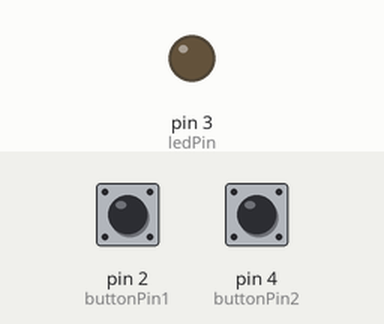
Simulated run of this sketch. Board: Arduino Uno, built with avr-gcc and run on an emulated ATmega328P. Parts: output pins drawn as LEDs (lit = HIGH). The test bench sets the inputs (shaded band); at power-on: pin 2 (buttonPin1) LOW, pin 4 (buttonPin2) LOW.

Above: at 1.2 s.
1.3 s: pin 2 (buttonPin1) pulled HIGH for 0.15 s
At 2.5 s:
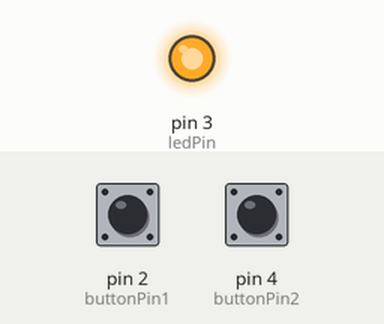
2.9 s: pin 4 (buttonPin2) pulled HIGH for 0.15 s
At 4.0 s:
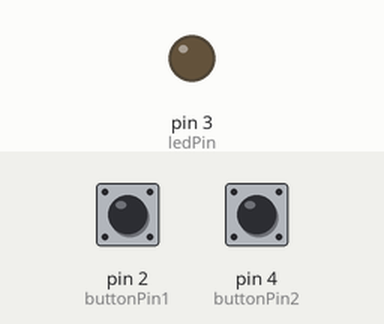
4.5 s: pin 2 (buttonPin1) pulled HIGH for 1 s
At 5.2 s:
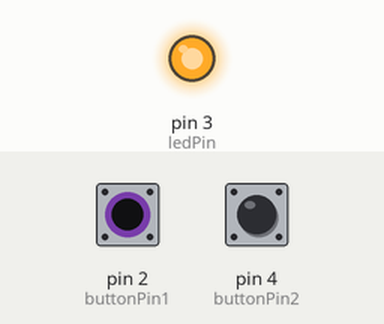
Timing chart, 0 to 7.5 s (numbered marks = the images above; inputs shaded):
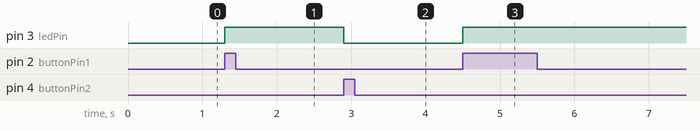

Measured:
- after the input at 1.3 s, pin 3 (ledPin): LOW → HIGH at once
- after the input at 2.9 s, pin 3 (ledPin): HIGH → LOW at once
- after the input at 4.5 s, pin 3 (ledPin): LOW → HIGH at once

The sketch:

Two_buttons.ino
```cpp
int ledPin = 3;            // LED connected to pin 3
int buttonPin1 = 2;        // Button connected to pin 2
int buttonPin2 = 4;        // Button connected to pin 4
bool ledState = false;     // Current state of the LED
bool lastBState1 = false;  // Last state of the button1
bool lastBState2 = false;  // Last state of the button2

void setup() {
  Serial.begin(9600);
  pinMode(buttonPin1, INPUT);  // Button pin1 set as input
  pinMode(buttonPin2, INPUT);  // Button pin2 set as input
  pinMode(ledPin, OUTPUT);     // LED pin set as output
  digitalWrite(ledPin, LOW);   // Ensure LED starts off
}

void loop() {
  bool onButton = digitalRead(buttonPin1);   // Read button1 state
  bool offButton = digitalRead(buttonPin2);  // Read button2 state

  if (onButton == HIGH && lastBState1 == LOW) {  // Detect button press
    ledState = true;
    digitalWrite(ledPin, HIGH);  // Turn LED on
    delay(50);
  }
  lastBState1 = onButton;  // Update the last button state

  if (offButton == HIGH && lastBState2 == LOW) {  // Detect button press
    ledState = false;
    digitalWrite(ledPin, LOW);  // Turn LED off
    delay(50);
  }
  lastBState2 = offButton;  // Update the last button state
}
```
